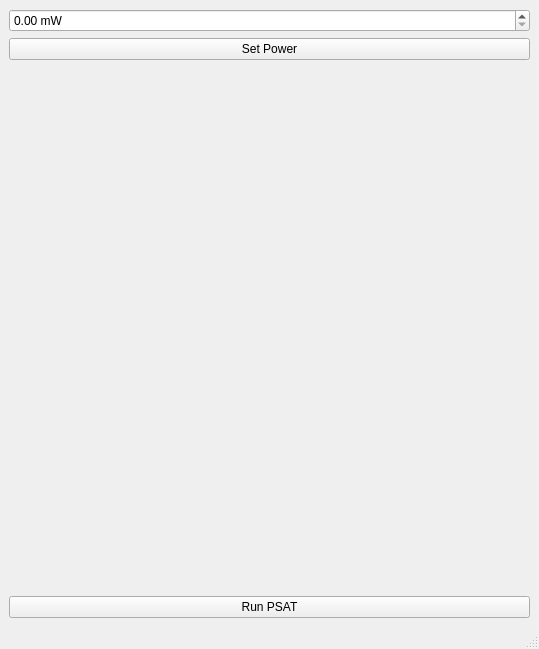
<?xml version="1.0" encoding="UTF-8"?>
<ui version="4.0">
 <class>MainWindow</class>
 <widget class="QMainWindow" name="MainWindow">
  <property name="geometry">
   <rect>
    <x>0</x>
    <y>0</y>
    <width>539</width>
    <height>649</height>
   </rect>
  </property>
  <property name="windowTitle">
   <string>MainWindow</string>
  </property>
  <widget class="QWidget" name="centralwidget">
   <layout class="QVBoxLayout" name="verticalLayout">
    <item>
     <widget class="QDoubleSpinBox" name="powerValueSpinBox">
      <property name="suffix">
       <string> mW</string>
      </property>
     </widget>
    </item>
    <item>
     <widget class="QPushButton" name="setPowerButton">
      <property name="text">
       <string>Set Power</string>
      </property>
     </widget>
    </item>
    <item>
     <widget class="PlotWidget" name="testGraph" native="true">
      <property name="minimumSize">
       <size>
        <width>0</width>
        <height>500</height>
       </size>
      </property>
     </widget>
    </item>
    <item>
     <widget class="QPushButton" name="psatRunButton">
      <property name="text">
       <string>Run PSAT</string>
      </property>
     </widget>
    </item>
   </layout>
  </widget>
  <widget class="QMenuBar" name="menubar">
   <property name="geometry">
    <rect>
     <x>0</x>
     <y>0</y>
     <width>539</width>
     <height>22</height>
    </rect>
   </property>
  </widget>
  <widget class="QStatusBar" name="statusbar"/>
 </widget>
 <customwidgets>
  <customwidget>
   <class>PlotWidget</class>
   <extends>QWidget</extends>
   <header>pyqtgraph</header>
   <container>1</container>
  </customwidget>
 </customwidgets>
 <resources/>
 <connections/>
</ui>
